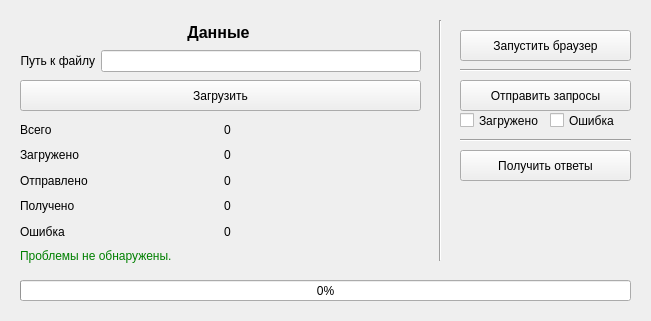
<?xml version="1.0" encoding="UTF-8"?>
<ui version="4.0">
 <author>@rostislaww</author>
 <class>Main_window</class>
 <widget class="QWidget" name="Main_window">
  <property name="windowModality">
   <enum>Qt::NonModal</enum>
  </property>
  <property name="geometry">
   <rect>
    <x>0</x>
    <y>0</y>
    <width>651</width>
    <height>321</height>
   </rect>
  </property>
  <property name="windowTitle">
   <string>Парсер rosreestr.ru by @rostislaww</string>
  </property>
  <widget class="QWidget" name="widget" native="true">
   <property name="geometry">
    <rect>
     <x>10</x>
     <y>10</y>
     <width>631</width>
     <height>301</height>
    </rect>
   </property>
   <widget class="QPushButton" name="button_send_requests">
    <property name="geometry">
     <rect>
      <x>450</x>
      <y>70</y>
      <width>171</width>
      <height>31</height>
     </rect>
    </property>
    <property name="text">
     <string>Отправить запросы</string>
    </property>
   </widget>
   <widget class="QPushButton" name="button_load_input_filepath">
    <property name="geometry">
     <rect>
      <x>10</x>
      <y>70</y>
      <width>401</width>
      <height>31</height>
     </rect>
    </property>
    <property name="text">
     <string>Загрузить</string>
    </property>
   </widget>
   <widget class="QProgressBar" name="progressBar">
    <property name="geometry">
     <rect>
      <x>10</x>
      <y>270</y>
      <width>611</width>
      <height>21</height>
     </rect>
    </property>
    <property name="value">
     <number>0</number>
    </property>
    <property name="format">
     <string>%p%</string>
    </property>
   </widget>
   <widget class="QWidget" name="horizontalLayoutWidget">
    <property name="geometry">
     <rect>
      <x>10</x>
      <y>40</y>
      <width>401</width>
      <height>22</height>
     </rect>
    </property>
    <layout class="QHBoxLayout" name="horizontal_inputdata">
     <item>
      <widget class="QLabel" name="label_input_filepath">
       <property name="text">
        <string>Путь к файлу</string>
       </property>
       <property name="alignment">
        <set>Qt::AlignRight|Qt::AlignTrailing|Qt::AlignVCenter</set>
       </property>
      </widget>
     </item>
     <item>
      <widget class="QLineEdit" name="input_input_filepath">
       <property name="alignment">
        <set>Qt::AlignCenter</set>
       </property>
      </widget>
     </item>
    </layout>
   </widget>
   <widget class="QLabel" name="label_data">
    <property name="geometry">
     <rect>
      <x>8</x>
      <y>7</y>
      <width>401</width>
      <height>31</height>
     </rect>
    </property>
    <property name="baseSize">
     <size>
      <width>0</width>
      <height>0</height>
     </size>
    </property>
    <property name="font">
     <font>
      <pointsize>12</pointsize>
      <weight>75</weight>
      <bold>true</bold>
     </font>
    </property>
    <property name="text">
     <string>Данные</string>
    </property>
    <property name="alignment">
     <set>Qt::AlignCenter</set>
    </property>
   </widget>
   <widget class="QPushButton" name="button_launch_driver">
    <property name="geometry">
     <rect>
      <x>450</x>
      <y>20</y>
      <width>171</width>
      <height>31</height>
     </rect>
    </property>
    <property name="text">
     <string>Запустить браузер</string>
    </property>
   </widget>
   <widget class="Line" name="line_2">
    <property name="geometry">
     <rect>
      <x>420</x>
      <y>10</y>
      <width>20</width>
      <height>241</height>
     </rect>
    </property>
    <property name="orientation">
     <enum>Qt::Vertical</enum>
    </property>
   </widget>
   <widget class="QLabel" name="label_problems">
    <property name="geometry">
     <rect>
      <x>10</x>
      <y>235</y>
      <width>411</width>
      <height>21</height>
     </rect>
    </property>
    <property name="acceptDrops">
     <bool>false</bool>
    </property>
    <property name="styleSheet">
     <string notr="true">color: green;</string>
    </property>
    <property name="text">
     <string>Проблемы не обнаружены.</string>
    </property>
   </widget>
   <widget class="QWidget" name="gridLayoutWidget">
    <property name="geometry">
     <rect>
      <x>10</x>
      <y>110</y>
      <width>401</width>
      <height>121</height>
     </rect>
    </property>
    <layout class="QGridLayout" name="gridLayout">
     <item row="0" column="0">
      <widget class="QLabel" name="label_nums_total">
       <property name="text">
        <string>Всего</string>
       </property>
      </widget>
     </item>
     <item row="4" column="1">
      <widget class="QLabel" name="label_nums_error_value">
       <property name="text">
        <string>0</string>
       </property>
      </widget>
     </item>
     <item row="0" column="1">
      <widget class="QLabel" name="label_nums_total_value">
       <property name="text">
        <string>0</string>
       </property>
       <property name="textFormat">
        <enum>Qt::AutoText</enum>
       </property>
       <property name="scaledContents">
        <bool>false</bool>
       </property>
      </widget>
     </item>
     <item row="4" column="0">
      <widget class="QLabel" name="label_nums_error">
       <property name="text">
        <string>Ошибка</string>
       </property>
      </widget>
     </item>
     <item row="3" column="0">
      <widget class="QLabel" name="label_nums_received">
       <property name="text">
        <string>Получено</string>
       </property>
      </widget>
     </item>
     <item row="1" column="1">
      <widget class="QLabel" name="label_nums_loaded_value">
       <property name="text">
        <string>0</string>
       </property>
       <property name="textFormat">
        <enum>Qt::AutoText</enum>
       </property>
       <property name="scaledContents">
        <bool>false</bool>
       </property>
      </widget>
     </item>
     <item row="2" column="0">
      <widget class="QLabel" name="label_nums_sent">
       <property name="text">
        <string>Отправлено</string>
       </property>
      </widget>
     </item>
     <item row="2" column="1">
      <widget class="QLabel" name="label_nums_sent_value">
       <property name="text">
        <string>0</string>
       </property>
       <property name="textFormat">
        <enum>Qt::AutoText</enum>
       </property>
       <property name="scaledContents">
        <bool>false</bool>
       </property>
      </widget>
     </item>
     <item row="3" column="1">
      <widget class="QLabel" name="label_nums_received_value">
       <property name="text">
        <string>0</string>
       </property>
       <property name="textFormat">
        <enum>Qt::AutoText</enum>
       </property>
       <property name="scaledContents">
        <bool>false</bool>
       </property>
      </widget>
     </item>
     <item row="1" column="0">
      <widget class="QLabel" name="label_nums_loaded">
       <property name="text">
        <string>Загружено</string>
       </property>
      </widget>
     </item>
    </layout>
   </widget>
   <widget class="QPushButton" name="button_get_responds">
    <property name="geometry">
     <rect>
      <x>450</x>
      <y>140</y>
      <width>171</width>
      <height>31</height>
     </rect>
    </property>
    <property name="text">
     <string>Получить ответы</string>
    </property>
   </widget>
   <widget class="QCheckBox" name="check_loaded">
    <property name="geometry">
     <rect>
      <x>450</x>
      <y>100</y>
      <width>81</width>
      <height>21</height>
     </rect>
    </property>
    <property name="text">
     <string>Загружено</string>
    </property>
   </widget>
   <widget class="QCheckBox" name="check_error">
    <property name="geometry">
     <rect>
      <x>540</x>
      <y>100</y>
      <width>81</width>
      <height>21</height>
     </rect>
    </property>
    <property name="text">
     <string>Ошибка</string>
    </property>
   </widget>
   <widget class="Line" name="line">
    <property name="geometry">
     <rect>
      <x>450</x>
      <y>50</y>
      <width>171</width>
      <height>21</height>
     </rect>
    </property>
    <property name="orientation">
     <enum>Qt::Horizontal</enum>
    </property>
   </widget>
   <widget class="Line" name="line_3">
    <property name="geometry">
     <rect>
      <x>450</x>
      <y>120</y>
      <width>171</width>
      <height>20</height>
     </rect>
    </property>
    <property name="orientation">
     <enum>Qt::Horizontal</enum>
    </property>
   </widget>
  </widget>
 </widget>
 <resources/>
 <connections/>
</ui>
